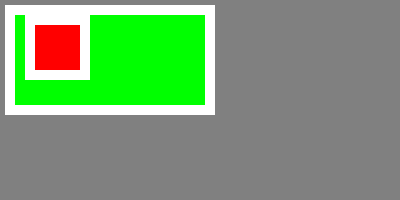
Frame 1 (no input)
Frame 60 (no input): identical to frame 1, image omitted
Frame 120 (the mouse pressed at the canvas centre since frame 60): identical to frame 1, image omitted

The p5.js sketch that drew this single still picture (run headless with seeded random() and noise() and a simulated clock; from frame 60 on, the mouse is pressed at the canvas centre):

// p5.js sketch
// ── sketch.js
function setup() {
  createCanvas(400, 200);
}

function draw() {
  // background(255); // white
  // background(0); // black
  background(128); // gray
  
  stroke(255)
  strokeWeight(10);
  fill(0, 255, 0); // green
  
  // rect(x, y, w, h)
  rect(10, 10, 200, 100);
  
  // square(x, y, s, [tl], [tr], [br], [bl])
  fill(255, 0, 0); // red
  square(30, 20, 55);
}
